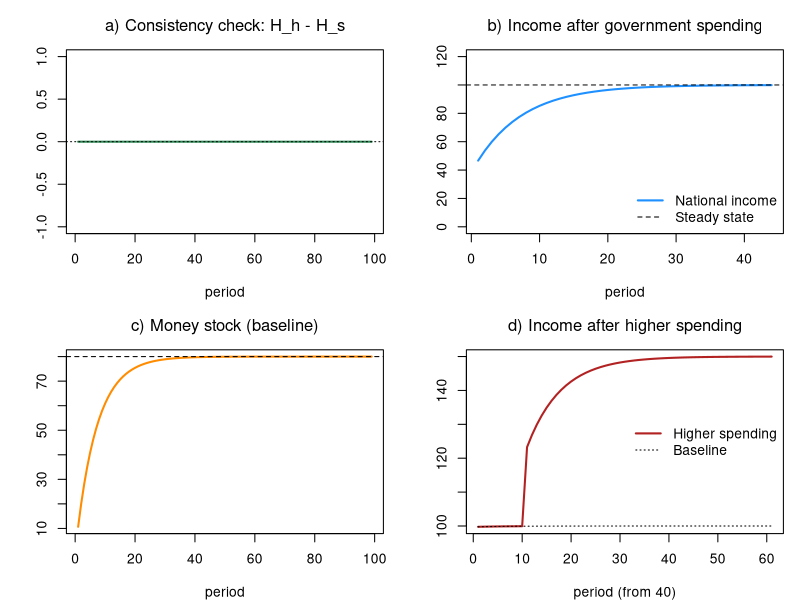

R code for this plot:
# *************************************************************************
#  Model SIM (aggregate)
#  Source: Godley & Lavoie, Monetary Economics, chapter 3
#  Last change: 01/07/2026
# *************************************************************************

# Clear environment
rm(list = ls(all = TRUE))

# Set model parameters ####
nPeriods    <- 100         # Periods
nScenarios  <- 2           # 1 baseline, 2 higher government spending
alpha1      <- 0.6         # Propensity to consume out of income
alpha2      <- 0.4         # Propensity to consume out of wealth
theta       <- 0.2         # Tax rate on income
Gexog       <- 20          # Government spending (once switched on)
Gshock      <- 30          # Higher government spending (scenario 2)
shockStart  <- 50          # Period at which spending rises (scenario 2)

# Create the variables as matrices [scenario, period], all starting at zero ####
Y   <- matrix(0, nScenarios, nPeriods)  # Output / income
C   <- matrix(0, nScenarios, nPeriods)  # Consumption
YD  <- matrix(0, nScenarios, nPeriods)  # Disposable income
TAX <- matrix(0, nScenarios, nPeriods)  # Taxes
V   <- matrix(0, nScenarios, nPeriods)  # Household wealth (= money in SIM)
H_h <- matrix(0, nScenarios, nPeriods)  # Money held by households
H_s <- matrix(0, nScenarios, nPeriods)  # Money supplied by the government

# Exogenous variables ####
G <- matrix(0, nScenarios, nPeriods)    # Government spending

# Shocks ####
G[, 2:nPeriods] <- Gexog                          # Spending switched on in period 2
G[2, shockStart:nPeriods] <- Gshock               # Higher spending in scenario 2

# Loop over scenarios ####
for (j in 1:nScenarios) {
  
  # Time loop
  for (i in 2:nPeriods) {
    
    # Solve the SIMULTANEOUS equations by iteration
    for (iter in 1:100) {
      
      Y[j, i]   = C[j, i] + G[j, i]                        # Output = demand
      YD[j, i]  = Y[j, i] - TAX[j, i]                      # Disposable income
      TAX[j, i] = theta * Y[j, i]                          # Taxes on income
      V[j, i]   = V[j, i - 1] + (YD[j, i] - C[j, i])       # Wealth accumulation
      C[j, i]   = alpha1 * YD[j, i] + alpha2 * V[j, i]     # Consumption
      H_h[j, i] = V[j, i]                                  # Money held = wealth
      H_s[j, i] = H_s[j, i - 1] + (G[j, i] - TAX[j, i])    # Money supply = cumulative deficit
    }
  }
}

# Display the results ####
Ystar  <- Gexog / theta                                    # Analytic steady-state GDP (baseline)
sfcGap <- max(abs(H_h[1, 2:nPeriods] - H_s[1, 2:nPeriods]))
cat(" ******************************")
cat("\n Max |H_h - H_s| =", sfcGap)
cat("\n ******************************")
cat("\n Baseline steady-state values: \n Y =", round(Y[1, nPeriods], 2),
    "\n V =", round(V[1, nPeriods], 2),
    "\n H_h =", round(H_h[1, nPeriods], 2))
cat("\n ******************************")

# Plot the results ####
op = par(mfrow = c(2, 2), mar = c(4, 4, 3, 1))

# a) Consistency check (baseline): H_h - H_s should hug zero
plot(H_h[1, 2:nPeriods] - H_s[1, 2:nPeriods], type = "l", col = "seagreen", lwd = 2,
     font.main = 1, main = "a) Consistency check: H_h - H_s", xlab = "period", ylab = "",
     ylim = range(-1, 1)); abline(h = 0, lty = 3)

# b) Income building up after government spending starts (baseline)
plot(Y[1, 2:45], type = "l", col = "dodgerblue", lwd = 2, font.main = 1,
     main = "b) Income after government spending", xlab = "period", ylab = "",
     ylim = range(0, 120)); abline(h = Ystar, lty = 2)
legend("bottomright", c("National income", "Steady state"),
       col = c("dodgerblue", "black"), lwd = c(2, 1), lty = c(1, 2), bty = "n")

# c) Money stock building up (baseline)
plot(H_h[1, 2:nPeriods], type = "l", col = "darkorange", lwd = 2, font.main = 1,
     main = "c) Money stock (baseline)", xlab = "period", ylab = "")
abline(h = (1 - theta) * Gexog / theta * (1 - alpha1) / alpha2, lty = 2)  # steady-state H

# d) Income after the government-spending rise (scenario 2 vs baseline)
yr = range(Y[1, 40:nPeriods], Y[2, 40:nPeriods])
plot(Y[2, 40:nPeriods], type = "l", col = "firebrick", lwd = 2, font.main = 1,
     main = "d) Income after higher spending", xlab = "period (from 40)", ylab = "", ylim = yr)
lines(Y[1, 40:nPeriods], col = "black", lwd = 1, lty = 3)
legend("right", c("Higher spending", "Baseline"), col = c("firebrick", "black"),
       lwd = c(2, 1), lty = c(1, 3), bty = "n")

par(op)
